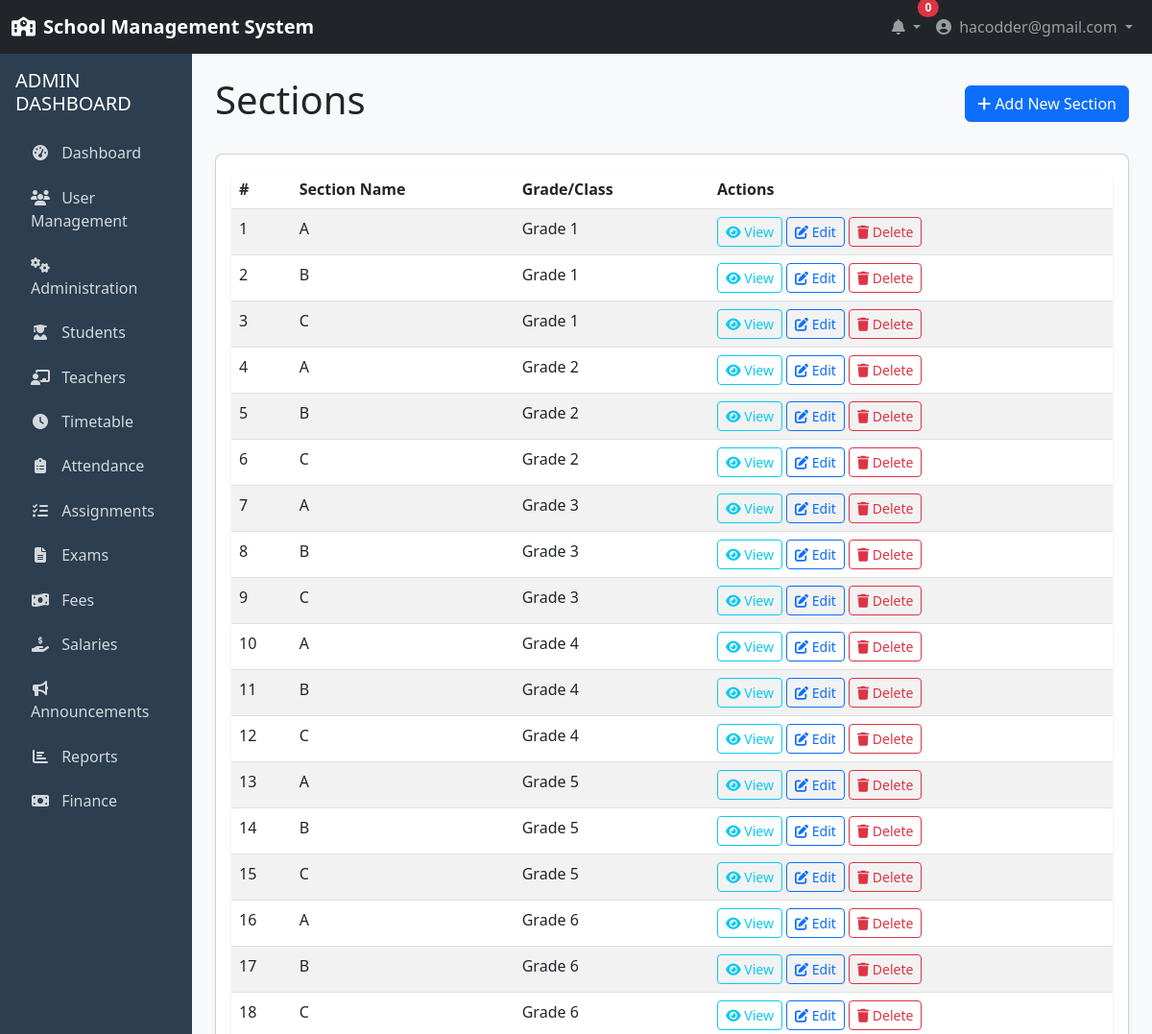
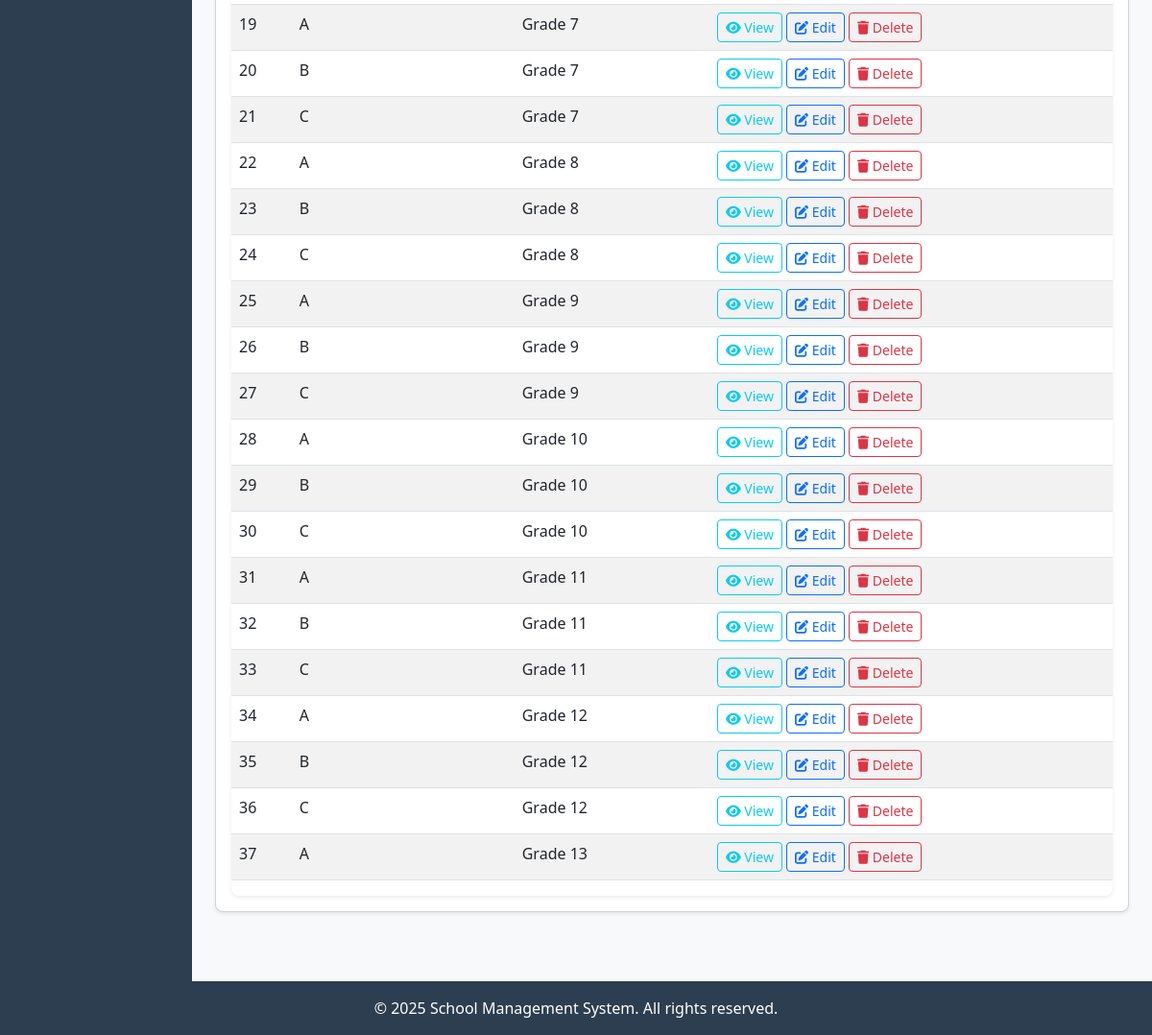
The app's page /administration/sections/ (signed in) with its own data (2 pictures, top to bottom).
### accounts/models.py (models this page shows, shortened)
class User(AbstractUser):
    USER_TYPE_CHOICES = (
        ('ADMIN', 'Admin'),
        ('TEACHER', 'Teacher'),
        ('STUDENT', 'Student'),
    )
    username = None
    email = models.EmailField(_('email address'), unique=True)
    user_type = models.CharField(max_length=10, choices=USER_TYPE_CHOICES, default='STUDENT')
    profile_pic = models.ImageField(upload_to='profile_pics/', null=True, blank=True)
    phone_number = models.CharField(max_length=15, null=True, blank=True)
    address = models.TextField(null=True, blank=True)
    date_of_birth = models.DateField(null=True, blank=True)
    USERNAME_FIELD = 'email'
    REQUIRED_FIELDS = []
    objects = UserManager()
    @property
    def is_admin(self):
        return self.user_type == 'ADMIN'

### administration/models.py (models this page shows, shortened)
class Section(models.Model):
    name = models.CharField(max_length=50)
    grade = models.ForeignKey(Grade, on_delete=models.CASCADE, related_name='sections')
    class Meta:
        unique_together = ['name', 'grade']

class Grade(models.Model):
    name = models.CharField(max_length=50, unique=True)
    display_name = models.CharField(max_length=50)

### administration/views.py (the view)
# urls.py: path('sections/', views.section_list, name='section_list'),
@login_required
@admin_required
def section_list(request):
    sections = Section.objects.all()
    context = {
        'sections': sections
    }
    return render(request, 'administration/section_list.html', context)

### accounts/mixins.py (called while the page is built)
def admin_required(view_func):
    def check_admin(user):
        return user.is_authenticated and user.is_admin
    decorated_view = user_passes_test(check_admin, login_url=reverse_lazy('accounts:login'))(view_func)
    return decorated_view

### templates/administration/section_list.html (shortened to what this page needs)
{% extends 'base.html' %}
{% block content %}
<div class="container-fluid">
    <div class="row mb-4">
        <div class="col-md-12">
            <div class="d-flex justify-content-between align-items-center mb-4">
                <h1>Sections</h1>
                <a href="{% url 'administration:add_section' %}" class="btn btn-primary">
                    <i class="fas fa-plus"></i> Add New Section
                </a>
            </div>
            <div class="card">
                <div class="card-body">
                    {% if sections %}
                    <div class="table-responsive">
                        <table class="table table-striped table-hover">
                            <thead>
                                <tr>
                                    <th>#</th>
                                    <th>Section Name</th>
                                    <th>Grade/Class</th>
                                    <th>Actions</th>
                                </tr>
                            </thead>
                            <tbody>
                                {% for section in sections %}
                                <tr>
                                    <td>{{ forloop.counter }}</td>
                                    <td>{{ section.name }}</td>
                                    <td>{{ section.grade.display_name }}</td>
                                    <td>
                                        <a href="{% url 'administration:section_detail' section.id %}" class="btn btn-sm btn-outline-info">
                                            <i class="fas fa-eye"></i> View
                                        </a>
                                        <a href="{% url 'administration:edit_section' section.id %}" class="btn btn-sm btn-outline-primary">
                                            <i class="fas fa-edit"></i> Edit
                                        </a>
                                        <a href="{% url 'administration:delete_section' section.id %}" class="btn btn-sm btn-outline-danger">
                                            <i class="fas fa-trash"></i> Delete
                                        </a>
                                    </td>
                                </tr>
                                {% endfor %}
                            </tbody>
                        </table>
                    </div>
                    {% else %}
                    <div class="alert alert-info">
                        No sections found. Click the "Add New Section" button to create one.
                    </div>
                    {% endif %}
                </div>
            </div>
        </div>
    </div>
</div>
{% endblock %}

### templates/base.html (shortened to what this page needs)
<!DOCTYPE html>
<html lang="en">
<head>
    <link href="https://cdn.jsdelivr.net/npm/bootstrap@5.3.0/dist/css/bootstrap.min.css" rel="stylesheet">
    <link rel="stylesheet" href="https://cdnjs.cloudflare.com/ajax/libs/font-awesome/6.4.0/css/all.min.css">
</head>
<body>
    <nav class="navbar navbar-expand-lg navbar-dark bg-dark">
        <div class="container-fluid">
            <a class="navbar-brand" href="{% url 'home' %}">
                <i class="fas fa-school me-2"></i>School Management System
            </a>
            <div class="collapse navbar-collapse" id="navbarSupportedContent">
                <ul class="navbar-nav ms-auto mb-2 mb-lg-0">
                    {% if user.is_authenticated %}
                    <li class="nav-item dropdown">
                        <a class="nav-link dropdown-toggle" href="#" id="notificationDropdown" role="button" data-bs-toggle="dropdown">
                            <i class="fas fa-bell"></i>
                            <span class="position-absolute top-0 start-100 translate-middle badge rounded-pill bg-danger">
                                0
                            </span>
                        </a>
                    </li>
                    <li class="nav-item dropdown">
                        <a class="nav-link dropdown-toggle" href="#" id="userDropdown" role="button" data-bs-toggle="dropdown">
                            <i class="fas fa-user-circle me-1"></i> {{ user.get_full_name|default:user.email }}
                        </a>
                    </li>
                    {% else %}
                    <li class="nav-item">
                        <a class="nav-link" href="{% url 'accounts:login' %}"><i class="fas fa-sign-in-alt me-1"></i> Login</a>
                    </li>
                    {% endif %}
                </ul>
            </div>
        </div>
    </nav>
    <div class="container-fluid">
        <div class="row">
            {% if user.is_authenticated %}
            <div class="col-md-3 col-lg-2 px-0 sidebar">
                <div class="p-3">
                    {% if user.is_admin %}
                    <h5 class="text-uppercase mb-3">Admin Dashboard</h5>
                    <ul class="nav flex-column" id="sidenavAccordion">
                        <li class="nav-item">
                            <a class="nav-link {% if request.path == '/accounts/admin/dashboard/' %}active{% endif %}" href="{% url 'accounts:admin_dashboard' %}">
                                <i class="fas fa-tachometer-alt"></i> Dashboard
                            </a>
                        </li>
                        <li class="nav-item">
                            <a class="nav-link {% if '/accounts/users/' in request.path %}active{% endif %}" href="{% url 'accounts:user_list' %}">
                                <i class="fas fa-users"></i> User Management
                            </a>
                        </li>
                        <li class="nav-item">
                            <a class="nav-link collapsed" href="#" data-bs-toggle="collapse" data-bs-target="#collapseAdmin"
                                aria-expanded="false" aria-controls="collapseAdmin">
                                <i class="fas fa-fw fa-cogs"></i>
                                <span>Administration</span>
                            </a>
                        </li>
                        <li class="nav-item">
                            <a class="nav-link" href="{% url 'academics:student_list' %}">
                                <i class="fas fa-user-graduate"></i> Students
                            </a>
                        </li>
                        <li class="nav-item">
                            <a class="nav-link" href="{% url 'academics:teacher_list' %}">
                                <i class="fas fa-chalkboard-teacher"></i> Teachers
                            </a>
                        </li>
                        <li class="nav-item">
                            <a class="nav-link" href="{% url 'academics:timetable_list' %}">
                                <i class="fas fa-clock"></i> Timetable
                            </a>
                        </li>
                        <li class="nav-item">
                            <a class="nav-link" href="{% url 'academics:attendance_list' %}">
                                <i class="fas fa-clipboard-list"></i> Attendance
                            </a>
                        </li>
                        <li class="nav-item">
                            <a class="nav-link" href="{% url 'academics:assignment_list' %}">
                                <i class="fas fa-tasks"></i> Assignments
                            </a>
                        </li>
                        <li class="nav-item">
                            <a class="nav-link" href="{% url 'academics:exam_list' %}">
                                <i class="fas fa-file-alt"></i> Exams
                            </a>
                        </li>
                        <li class="nav-item">
                            <a class="nav-link" href="{% url 'finance:fee_payment_list' %}">
                                <i class="fas fa-money-bill-wave"></i> Fees
                            </a>
                        </li>
                        <li class="nav-item">
                            <a class="nav-link" href="{% url 'finance:salary_payment_list' %}">
                                <i class="fas fa-hand-holding-usd"></i> Salaries
                            </a>
                        </li>
                        <li class="nav-item">
                            <a class="nav-link" href="#">
                                <i class="fas fa-bullhorn"></i> Announcements
                            </a>
                        </li>
                        <li class="nav-item">
                            <a class="nav-link" href="#">
                                <i class="fas fa-chart-bar"></i> Reports
                            </a>
                        </li>
                        <li class="nav-item
                            ">
                            <a class="nav-link {% if 'finance:fee_category_list' in request.path or 'finance:fee_structure_list' in request.path or 'finance:fee_payment_list' in request.path or 'finance:salary_structure_list' in request.path or 'finance:salary_payment_list' in request.path or 'finance:student_fee_management' in request.path %}{% else %}collapsed{% endif %}" href="#" data-toggle="collapse" data-target="#collapseFinance"
                                aria-expanded="{% if 'finance:fee_category_list' in request.path or 'finance:fee_structure_list' in request.path or 'finance:fee_payment_list' in request.path or 'finance:salary_structure_list' in request.path or 'finance:salary_payment_list' in request.path or 'finance:student_fee_management' in request.path %}true{% else %}false{% endif %}" aria-controls="collapseFinance">
                                <i class="fas fa-fw fa-money-bill"></i>
                                <span>Finance</span>
                            </a>
                        </li>
                    </ul>
                    {% endif %}
                </div>
            </div>
            <div class="col-md-9 col-lg-10 content py-4">
            {% else %}
            <div class="col-12 content py-4">
            {% endif %}
                {% block content %}{% endblock %}
            </div>
        </div>
    </div>
    <footer class="footer text-center">
        <div class="container">
            <p class="mb-0">&copy; {% now "Y" %} School Management System. All rights reserved.</p>
        </div>
    </footer>
</body>
</html>

### templates/base.html (style rules this page uses)
:root { --primary-color: #3498db; --secondary-color: #2c3e50; --success-color: #2ecc71; --danger-color: #e74c3c; --warning-color: #f39c12; --light-color: #ecf0f1; --dark-color: #2c3e50; }
body { min-height: 100vh; display: flex; flex-direction: column; background-color: #f8f9fa; }
.content { flex: 1; }
.navbar-brand { font-weight: bold; }
.sidebar { background-color: var(--secondary-color); color: white; min-height: calc(100vh - 56px); }
.sidebar .nav-link { color: rgba(255, 255, 255, 0.8); padding: 0.5rem 1rem; margin: 0.2rem 0; border-radius: 0.25rem; transition: all 0.2s; }
.sidebar .nav-link i { margin-right: 0.5rem; width: 20px; text-align: center; }
.card { border-radius: 0.5rem; box-shadow: 0 0.125rem 0.25rem rgba(0, 0, 0, 0.075); margin-bottom: 1.5rem; }
.footer { background-color: var(--secondary-color); color: white; padding: 1rem 0; margin-top: auto; }
.table-responsive { border-radius: 0.5rem; overflow: hidden; box-shadow: 0 0.125rem 0.25rem rgba(0, 0, 0, 0.075); }

### records on screen
User: get_full_name "hacodder@gmail.com"
Section: name "A", grade.display_name "Grade 1"
Section: name "B", grade.display_name "Grade 1"
Section: name "C", grade.display_name "Grade 1"
Section: name "A", grade.display_name "Grade 2"
Section: name "B", grade.display_name "Grade 2"
Section: name "C", grade.display_name "Grade 2"
Section: name "A", grade.display_name "Grade 3"
Section: name "B", grade.display_name "Grade 3"
Section: name "C", grade.display_name "Grade 3"
Section: name "A", grade.display_name "Grade 4"
Section: name "B", grade.display_name "Grade 4"
Section: name "C", grade.display_name "Grade 4"
Section: name "A", grade.display_name "Grade 5"
Section: name "B", grade.display_name "Grade 5"
Section: name "C", grade.display_name "Grade 5"
Section: name "A", grade.display_name "Grade 6"
Section: name "B", grade.display_name "Grade 6"
Section: name "C", grade.display_name "Grade 6"
Section: name "A", grade.display_name "Grade 7"
Section: name "B", grade.display_name "Grade 7"
Section: name "C", grade.display_name "Grade 7"
Section: name "A", grade.display_name "Grade 8"
Section: name "B", grade.display_name "Grade 8"
Section: name "C", grade.display_name "Grade 8"
Section: name "A", grade.display_name "Grade 9"
Section: name "B", grade.display_name "Grade 9"
Section: name "C", grade.display_name "Grade 9"
Section: name "A", grade.display_name "Grade 10"
Section: name "B", grade.display_name "Grade 10"
Section: name "C", grade.display_name "Grade 10"
Section: name "A", grade.display_name "Grade 11"
Section: name "B", grade.display_name "Grade 11"
Section: name "C", grade.display_name "Grade 11"
Section: name "A", grade.display_name "Grade 12"
Section: name "B", grade.display_name "Grade 12"
Section: name "C", grade.display_name "Grade 12"
Section: name "A", grade.display_name "Grade 13"
